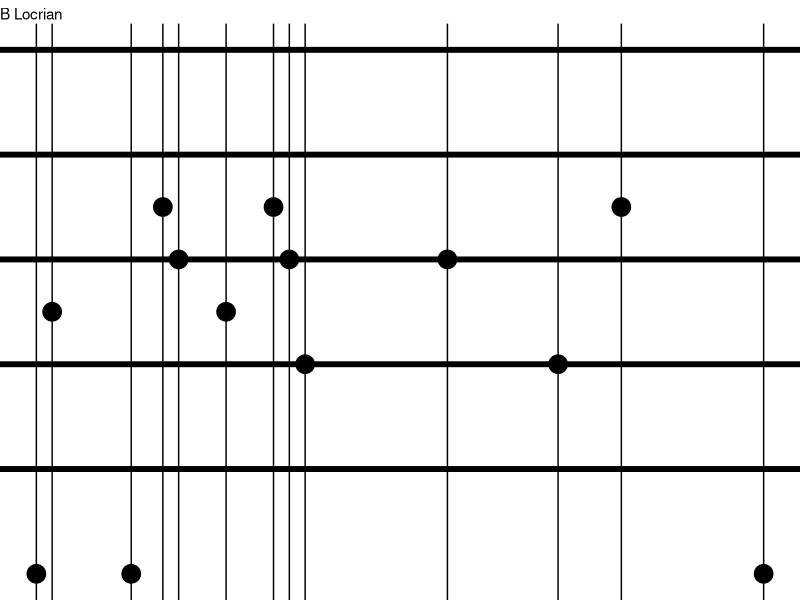

Write the R code that produced this figure.
## ---- chunk 1
knitr::opts_chunk$set(echo = TRUE)

library(magrittr)
library(ggplot2)
library(png)
## ---- chunk 2
generate_data <- function(){
  
  x <- data.frame(x = sample(0:50, 20, rep = FALSE),
             y = sample(0:12, 5, rep = FALSE))
  
  some_na <- sample(0:15, 1, rep = FALSE)
  
  x$x[sample(seq(x$x), some_na)] <- NA
  
  
  return(x)
  
}
## ---- chunk 3
generate_mode <- function(){
 
   keys <- c("A", "A#", "B", "C", "C#", "D", "D#", "E", "F", "F#", "G", "G#")
   modes <- c("Ionian", "Dorian", "Phrygian", "Lydian", "Mixolydian", "Aeolian", "Locrian")
   
   x <- paste(sample(keys, 1), sample(modes, 1), sep = " ")
  
   return(x)
   
}
## ---- chunk 4
plot_music <- function(){
  
  x <- generate_data()
  
  key <- generate_mode()
  
  plot <- ggplot(x, aes(x = x, y = y)) + 
    geom_point(size = 6) +
    geom_hline(yintercept = c(2, 4, 6, 8, 10), size = 2) +
    geom_vline(xintercept = c(x$x)) +
    theme(title = element_text(size = 16)) +
    labs(subtitle = key) +
    theme_void() 
  
  ggsave(plot, filename = paste0(here::here(), "/content/posts/", key, ".png"))
  
  return(plot)
 
}
## ---- chunk 5
x <- generate_data()
  
  key <- generate_mode()
  
  plot <- ggplot(x, aes(x = x, y = y)) + 
    geom_point(size = 6) +
    geom_hline(yintercept = c(2, 4, 6, 8, 10), size = 2) +
    geom_vline(xintercept = c(x$x)) +
    theme(title = element_text(size = 16)) +
    labs(subtitle = key) +
    theme_void() 
  
  plot
